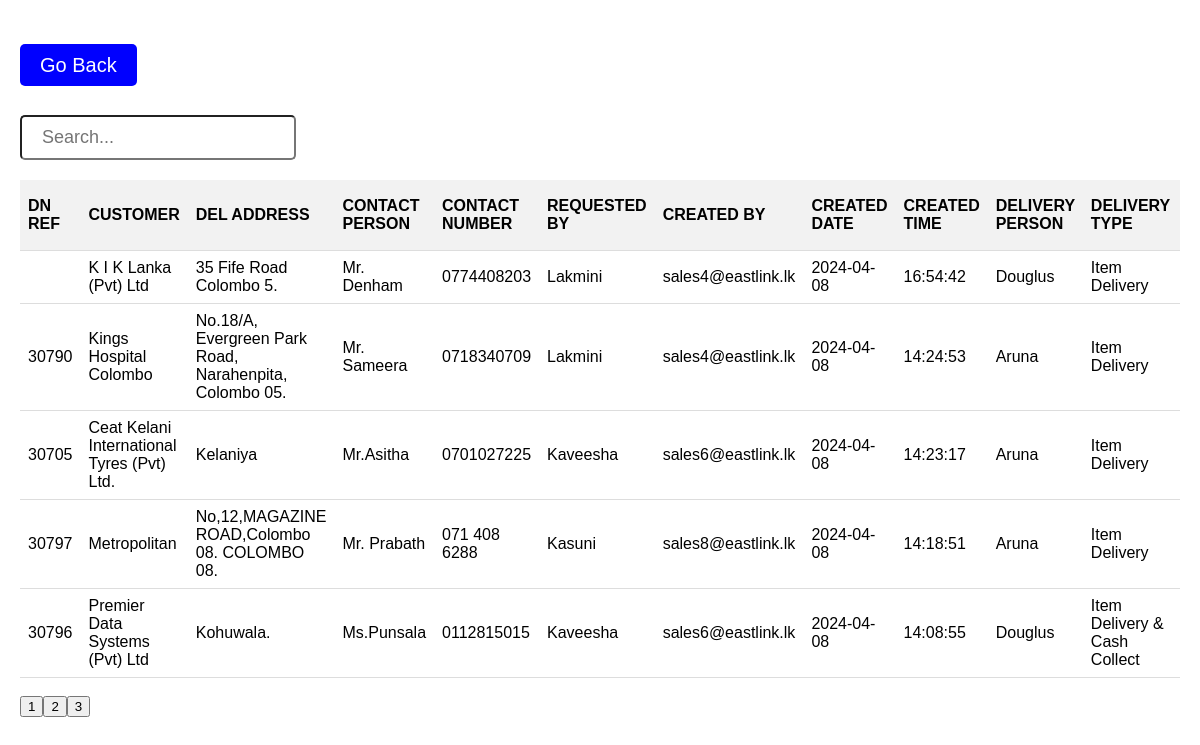
The page /UserPages/allDetail.php (signed in) on the database its author committed.
### tables this page shows
CREATE TABLE `Delivery_arraange` (
  `ar_id` int(11) NOT NULL,
  `ar_date` date NOT NULL,
  `ar_dn_ref` varchar(1111) NOT NULL,
  `ar_customer_name` varchar(1111) NOT NULL,
  `ar_delivery_address` varchar(1111) NOT NULL,
  `ar_contaced_person` varchar(1111) NOT NULL,
  `ar_requested_by` varchar(1111) NOT NULL,
  `ar_vehicle_type` varchar(11111) NOT NULL,
  `ar_type_of_delivery` varchar(11111) NOT NULL,
  `ar_urgancy` varchar(11111) NOT NULL,
  `ar_delivery_person` varchar(11111) DEFAULT NULL,
  `ar_contact_number` varchar(11111) NOT NULL,
  `ar_created_by` varchar(1111) NOT NULL,
  `ar_created_date` date NOT NULL,
  `ar_created_time` time NOT NULL,
  `ar_status` varchar(100) NOT NULL DEFAULT 'pending',
  `ar_out_time` time DEFAULT NULL,
  `ar_in_time` time DEFAULT NULL,
  `exp_del_date` date NOT NULL
);

### UserPages/allDetail.php (the view, shortened to what this page needs)
<?php
require_once("../DatabaseActions/Connection.php");
$all_delivery_sql2 = "SELECT * FROM Delivery_arraange ORDER BY ar_id DESC";
$all_delivery_smtp2 = $conn -> prepare($all_delivery_sql2);
$all_delivery_smtp2->execute();
?>
<!DOCTYPE html>
<html lang="en">
<head>
</head>
<body>
<br><br><br>
<a href="./UserPage.php" id="" style="background-color: blue;font-size:20px;padding:10px 20px;color:#fff;border-radius: 5px;margin-top:40px;margin-left:20px;text-decoration: none;" >Go Back</a>
<br><br>
<div class="table-container">
    <input type="text" id="searchInput" placeholder="Search..." style="padding:10px 20px;font-size:18px;margin-bottom: 20px;border-radius: 5px; "><br>
    <table id="dataTable">
        <thead>
        <tr>
            <th>DN REF</th>
            <th>CUSTOMER</th>
            <th>DEL ADDRESS</th>
            <th>CONTACT PERSON</th>
            <th>CONTACT NUMBER</th>
            <th>REQUESTED BY</th>
            <th>CREATED BY</th>
            <th>CREATED DATE</th>
            <th>CREATED TIME</th>
            <th>DELIVERY PERSON</th>
            <th>DELIVERY TYPE</th>
            <th>VEHICLE</th>
        </tr>
        </thead>
        <tbody>
        <?php while($all_deliveries2_row = $all_delivery_smtp2->fetch(PDO::FETCH_ASSOC)){ ?>
        <tr>
            <td><?php echo $all_deliveries2_row['ar_dn_ref']; ?></td>
            <td><?php echo $all_deliveries2_row['ar_customer_name']; ?></td>
            <td><?php echo $all_deliveries2_row['ar_delivery_address']; ?></td>
            <td><?php echo $all_deliveries2_row['ar_contaced_person']; ?></td>
            <td><?php echo $all_deliveries2_row['ar_contact_number']; ?></td>
            <td><?php echo $all_deliveries2_row['ar_requested_by']; ?></td>
            <td><?php echo $all_deliveries2_row['ar_created_by']; ?></td>
            <td><?php echo $all_deliveries2_row['ar_created_date']; ?></td>
            <td><?php echo $all_deliveries2_row['ar_created_time']; ?></td>
            <td><?php echo $all_deliveries2_row['ar_delivery_person']; ?></td>
            <td><?php echo $all_deliveries2_row['ar_type_of_delivery']; ?></td>
            <td><?php echo $all_deliveries2_row['ar_vehicle_type']; ?></td>
        </tr>
        <?php }?>
        </tbody>
    </table>
    <br>
    <div class="pagination" style="margin-right:10px;"></div>
</div>
</body>

### UserPages/allDetail.php (style rules this page uses)
body { font-family: Arial, sans-serif; margin: 0; padding: 0; text-decoration: none; }
.table-container { overflow-x: auto; margin: 20px; }
table { width: 100%; border-collapse: collapse; }
th, td { padding: 8px; text-align: left; border-bottom: 1px solid #ddd; }
th { background-color: #f2f2f2; font-weight: bold; }

### rows shown on the page
delivery_arraange: ar_customer_name "K I K Lanka (Pvt) Ltd", ar_delivery_address "35 Fife Road Colombo 5.", ar_contaced_person "Mr. Denham", ar_contact_number "0774408203", ar_requested_by "Lakmini", ar_created_by "sales4@eastlink.lk", ar_created_date "2024-04-08", ar_created_time "16:54:42", ar_delivery_person "Douglus", ar_type_of_delivery "Item Delivery"
delivery_arraange: ar_dn_ref "30790", ar_customer_name "Kings Hospital Colombo", ar_delivery_address "No.18/A, Evergreen Park Road, Narahenpita, Colombo 05.", ar_contaced_person "Mr. Sameera", ar_contact_number "0718340709", ar_requested_by "Lakmini", ar_created_by "sales4@eastlink.lk", ar_created_date "2024-04-08", ar_created_time "14:24:53", ar_delivery_person "Aruna", ar_type_of_delivery "Item Delivery"
delivery_arraange: ar_dn_ref "30705", ar_customer_name "Ceat Kelani International Tyres (Pvt) Ltd.", ar_delivery_address "Kelaniya", ar_contaced_person "Mr.Asitha", ar_contact_number "0701027225", ar_requested_by "Kaveesha", ar_created_by "sales6@eastlink.lk", ar_created_date "2024-04-08", ar_created_time "14:23:17", ar_delivery_person "Aruna", ar_type_of_delivery "Item Delivery"
delivery_arraange: ar_dn_ref "30797", ar_customer_name "Metropolitan", ar_delivery_address "No,12,MAGAZINE ROAD,Colombo 08. COLOMBO 08.", ar_contaced_person "Mr. Prabath", ar_contact_number "071 408 6288", ar_requested_by "Kasuni", ar_created_by "sales8@eastlink.lk", ar_created_date "2024-04-08", ar_created_time "14:18:51", ar_delivery_person "Aruna", ar_type_of_delivery "Item Delivery"
delivery_arraange: ar_dn_ref "30796", ar_customer_name "Premier Data Systems (Pvt) Ltd", ar_delivery_address "Kohuwala.", ar_contaced_person "Ms.Punsala", ar_contact_number "0112815015", ar_requested_by "Kaveesha", ar_created_by "sales6@eastlink.lk", ar_created_date "2024-04-08", ar_created_time "14:08:55", ar_delivery_person "Douglus", ar_type_of_delivery "Item Delivery & Cash Collect"
